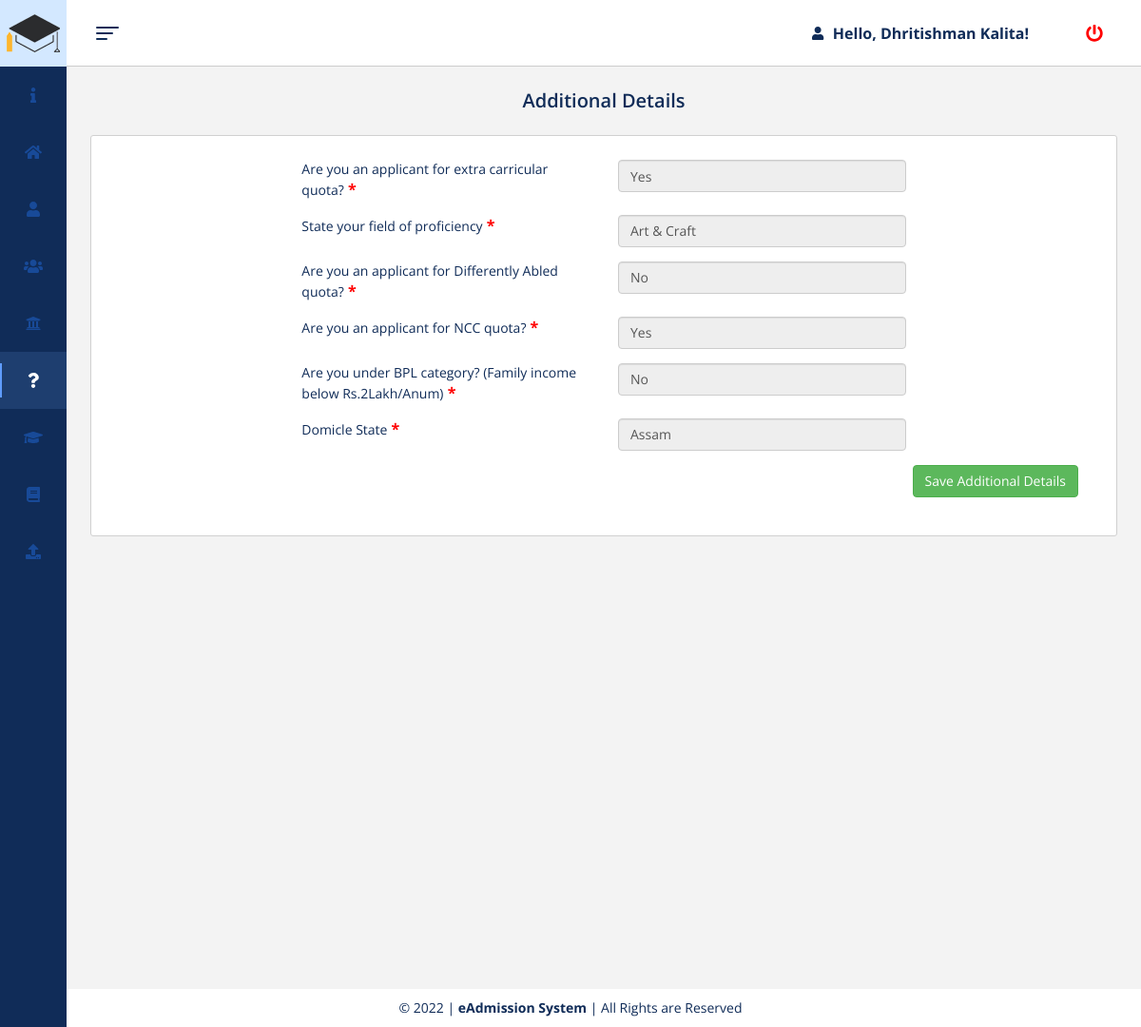
The page /additional-details.php (signed in) on the database its author committed.
### tables this page shows
CREATE TABLE `registration_details` (
  `s_id` int(11) NOT NULL,
  `s_name` varchar(50) DEFAULT NULL,
  `s_email` varchar(50) DEFAULT NULL,
  `s_phone` varchar(10) DEFAULT NULL,
  `s_password` varchar(50) DEFAULT NULL,
  `s_institute1` varchar(100) DEFAULT NULL,
  `s_institute2` varchar(100) DEFAULT NULL,
  `s_institute3` varchar(100) DEFAULT NULL,
  `s_stream` varchar(100) DEFAULT NULL,
  `s_course` varchar(100) DEFAULT NULL,
  `s_aplno1` varchar(20) DEFAULT NULL,
  `s_aplno2` varchar(20) DEFAULT NULL,
  `s_aplno3` varchar(20) DEFAULT NULL,
  `s_apldate` date DEFAULT NULL,
  `s_aplstatus1` int(11) DEFAULT 0,
  `s_aplstatus2` int(11) DEFAULT 0,
  `s_aplstatus3` int(11) DEFAULT 0,
  `s_status` int(11) NOT NULL DEFAULT 1
);

CREATE TABLE `additional_details` (
  `s_id` int(11) NOT NULL,
  `s_name` varchar(50) DEFAULT NULL,
  `s_extracarricularquota` varchar(50) DEFAULT NULL,
  `s_fieldofproficiency` varchar(50) DEFAULT NULL,
  `s_levelofproficiency` varchar(50) DEFAULT NULL,
  `s_differentlyabledquota` varchar(50) DEFAULT NULL,
  `s_nccquota` varchar(50) DEFAULT NULL,
  `s_resideinhostel` varchar(50) DEFAULT NULL,
  `s_bplcategory` varchar(50) DEFAULT NULL,
  `s_domiclestate` varchar(50) DEFAULT NULL
);

### additional-details.php (the view, shortened to what this page needs)
<?php
    require("connection.php");
    require("header.php");
    if(isset($_SESSION['s_id'])){
        $s_id = $_SESSION['s_id'];
    }
    else{
        ?>
        <script>
            window.location.href="logout.php";
        </script>
        <?php
    }
    $sql_registration = "SELECT * FROM registration_details WHERE `s_id` = '$s_id'";
    $result_registration = mysqli_query($connect, $sql_registration);
    $info_registration = mysqli_fetch_assoc($result_registration);
    $sql_additional = "SELECT * FROM additional_details WHERE `s_id` = '$s_id'";
    $result_additional = mysqli_query($connect, $sql_additional);
    $info_additional = mysqli_fetch_assoc($result_additional);
            ?>
<!DOCTYPE html>
<html lang="en">
<head>
    <link rel="stylesheet" href="https://cdnjs.cloudflare.com/ajax/libs/twitter-bootstrap/3.3.7/css/bootstrap.min.css">
    <link rel="stylesheet" href="https://cdnjs.cloudflare.com/ajax/libs/animate.css/3.5.2/animate.min.css">
    <link rel="stylesheet" href="css/additional-details.css">
</head>
<body class="sidebar-is-reduced">
  <header class="l-header">
    <div class="l-header__inner clearfix">
      <div class="c-header-icon js-hamburger">
        <div class="hamburger-toggle"><span class="bar-top"></span><span class="bar-mid"></span><span class="bar-bot"></span></div>
      </div>
      <div class="header-icons-group">
        <div class="user">
            <i class="fa fa-user" id="user"></i>
            <div class="username">Hello, <span><?php echo $info_registration['s_name']?></span>!</div>
        </div>
        <div class="c-header-icon logout">
          <i class="fa fa-power-off" style="color: red;" data-toggle="modal" data-target="#logoutModal"></i>
        </div>
      </div>
    </div>
  </header>
  <div class="l-sidebar">
    <div class="logo" style="background-color: #D3E8FF;">
      <div class="logo__txt">
          <img src="assets/icons/eadmission-icon.png" alt="eAdmission Logo">
      </div>
    </div>
    <div class="l-sidebar__content">
      <nav class="c-menu js-menu">
        <ul class="u-list">
          <a href="registration-details.php" style="text-decoration:none">
            <li class="c-menu__item" data-toggle="tooltip" title="Registration Details">
              <div class="c-menu__item__inner"><i class="fa fa-info"></i>
              </div>
            </li>
          </a>
          <a href="residential-details.php" style="text-decoration:none">
            <li class="c-menu__item has-submenu" data-toggle="tooltip" title="Residential Details">
              <div class="c-menu__item__inner"><i class="fa fa-home"></i>
              </div>
            </li>
          </a>
          <a href="personal-details.php" style="text-decoration:none">
            <li class="c-menu__item has-submenu" data-toggle="tooltip" title="Personal Details">
              <div class="c-menu__item__inner"><i class="fa fa-user"></i>
              </div>
            </li>
          </a>
          <a href="family-details.php" style="text-decoration:none">
            <li class="c-menu__item" data-toggle="tooltip" title="Family Details">
              <div class="c-menu__item__inner"><i class="fa fa-users"></i>
              </div>
            </li>
          </a>
          <a href="bank-details.php" style="text-decoration:none">
            <li class="c-menu__item" data-toggle="tooltip" title="Bank Details">
                <div class="c-menu__item__inner"><i class="fa fa-university"></i>
                </div>
            </li>
          </a>
          <a href="additional-details.php" style="text-decoration:none">
            <li class="c-menu__item is-active" data-toggle="tooltip" title="Additional Details">
              <div class="c-menu__item__inner"><i class="fa fa-question"></i>
              </div>
            </li>
          </a>
          <a href="academic-details.php" style="text-decoration:none">
            <li class="c-menu__item" data-toggle="tooltip" title="Academic Details">
              <div class="c-menu__item__inner"><i class="fa fa-graduation-cap"></i>
              </div>
            </li>
          </a>
          <a href="course-details.php" style="text-decoration:none">
            <li class="c-menu__item" data-toggle="tooltip" title="Course Details">
              <div class="c-menu__item__inner"><i class="fa fa-book"></i>
              </div>
            </li>
          </a>
          <a href="upload-documents.php" style="text-decoration:none">
            <li class="c-menu__item" data-toggle="tooltip" title="Upload Documents">
              <div class="c-menu__item__inner"><i class="fa fa-upload"></i>
              </div>
            </li>
          </a>
        </ul>
      </nav>
    </div>
  </div>
</body>
<main class="l-main">
  <div class="content-wrapper content-wrapper--with-bg">
    <h2 class="page-title">Additional Details</h2>
    <div class="page-content">
      <form action="additional-details.php" method="post" autocomplete="off">
        <div class="form-row col-md-12">
          <div class="form-group col-md-2">
          </div>
          <div class="form-group col-md-4">
            <span id="extracarricularquotaHelpline">Are you an applicant for extra carricular quota?<span style="color:red; font-weight:bold; font-size: medium;"> *</span></span>
          </div>
          <div class="form-group col-md-4">
              <?php if($info_additional['s_extracarricularquota'] == "") { ?>
              <select onChange="extracarricularquota(this.value)" class="form-control" type="text" name="s_extracarricularquota" required>
                <option value="" selected disabled>Select Answer</option>
                <option value="Yes">Yes</option>
                <option value="No">No</option>
              </select>
              <?php } else { ?>
                <input class="form-control" type="text" name="s_extracarricularquota" value="<?php echo $info_additional['s_extracarricularquota'] ?>" disabled>
              <?php } ?>
          </div>
          <div class="form-group col-md-2">
          </div>
        </div>
        <?php if($info_additional['s_fieldofproficiency'] != "") { ?>
        <div class="form-row col-md-12">
          <div class="form-group col-md-2">
          </div>
          <div class="form-group col-md-4">
            <span id="fieldofproficiencyHelpline">State your field of proficiency<span style="color:red; font-weight:bold; font-size: medium;"> *</span></span>
          </div>
          <div class="form-group col-md-4">
              <input class="form-control" type="text" value="<?php echo $info_additional['s_fieldofproficiency'] ?>" disabled>
          </div>
          <div class="form-group col-md-2">
          </div>
        </div>
        <?php } ?>
        <div class="form-row col-md-12">
          <div class="form-group col-md-2">
          </div>
          <div class="form-group col-md-4">
            <span id="differentlyabledquotaHelpline">Are you an applicant for Differently Abled quota?<span style="color:red; font-weight:bold; font-size: medium;"> *</span></span>
          </div>
          <div class="form-group col-md-4">
              <?php if($info_additional['s_differentlyabledquota'] == "") { ?>
              <select class="form-control" type="text" name="s_differentlyabledquota" required>
                <option value="" selected disabled>Select Answer</option>
                <option value="Yes">Yes</option>
                <option value="No">No</option>
              </select>
              <?php } else { ?>
              <input class="form-control" type="text" name="s_differentlyabledquota" value="<?php echo $info_additional['s_differentlyabledquota'] ?>" disabled>
              <?php } ?>
          </div>
          <div class="form-group col-md-2">
          </div>
        </div>
        <div class="form-row col-md-12">
          <div class="form-group col-md-2">
          </div>
          <div class="form-group col-md-4">
            <span id="nccquotaHelpline">Are you an applicant for NCC quota?<span style="color:red; font-weight:bold; font-size: medium;"> *</span></span>
          </div>
          <div class="form-group col-md-4">
              <?php if($info_additional['s_nccquota'] == "") { ?>
              <select class="form-control" type="text" name="s_nccquota" required>
                <option value="" selected disabled>Select Answer</option>
                <option value="Yes">Yes</option>
                <option value="No">No</option>
              </select>
              <?php } else { ?>
              <input class="form-control" type="text" name="s_nccquota" value="<?php echo $info_additional['s_nccquota'] ?>" disabled>
              <?php } ?>
          </div>
          <div class="form-group col-md-2">
          </div>
        </div>
        <div class="form-row col-md-12">
          <div class="form-group col-md-2">
          </div>
          <div class="form-group col-md-4">
            <span id="bplcategoryHelpline">Are you under BPL category? (Family income below Rs.2Lakh/Anum)<span style="color:red; font-weight:bold; font-size: medium;"> *</span></span>
          </div>
          <div class="form-group col-md-4">
              <?php if($info_additional['s_bplcategory'] == "") { ?>
              <select class="form-control" type="text" name="s_bplcategory" required>
                <option value="" selected disabled>Select Answer</option>
                <option value="Yes">Yes</option>
                <option value="No">No</option>
              </select>
              <?php } else { ?>
              <input class="form-control" type="text" name="s_bplcategory" value="<?php echo $info_additional['s_bplcategory'] ?>" disabled>
              <?php } ?>
          </div>
          <div class="form-group col-md-2">
          </div>
        </div>
        <div class="form-row col-md-12">
          <div class="form-group col-md-2">
          </div>
          <div class="form-group col-md-4">
            <span id="domiclestateHelpline">Domicle State<span style="color:red; font-weight:bold; font-size: medium;"> *</span></span>
          </div>
          <div class="form-group col-md-4">
              <?php if($info_additional['s_domiclestate'] == "") { ?>
              <select class="form-control" type="text" name="s_domiclestate" required>
                <option value="" selected disabled>Select Domicle State</option>
                <option value="Andra Pradesh">Andra Pradesh</option>
                <option value="Arunachal Pradesh">Arunachal Pradesh</option>
                <option value="Assam">Assam</option>
                <option value="Bihar">Bihar</option>
                <option value="Chhattisgarh">Chhattisgarh</option>
                <option value="Goa">Goa</option>
                <option value="Gujarat">Gujarat</option>
                <option value="Haryana">Haryana</option>
                <option value="Himachal Pradesh">Himachal Pradesh</option>
                <option value="Jammu and Kashmir">Jammu and Kashmir</option>
                <option value="Jharkhand">Jharkhand</option>
                <option value="Karnataka">Karnataka</option>
                <option value="Kerala">Kerala</option>
                <option value="Madya Pradesh">Madya Pradesh</option>
                <option value="Maharashtra">Maharashtra</option>
                <option value="Manipur">Manipur</option>
                <option value="Meghalaya">Meghalaya</option>
                <option value="Mizoram">Mizoram</option>
                <option value="Nagaland">Nagaland</option>
                <option value="Orissa">Orissa</option>
                <option value="Punjab">Punjab</option>
                <option value="Rajasthan">Rajasthan</option>
                <option value="Sikkim">Sikkim</option>
                <option value="Tamil Nadu">Tamil Nadu</option>
                <option value="Telangana">Telangana</option>
                <option value="Tripura">Tripura</option>
                <option value="Uttaranchal">Uttaranchal</option>
                <option value="Uttar Pradesh">Uttar Pradesh</option>
                <option value="West Bengal">West Bengal</option>
                <option value="Andaman and Nicobar Islands">Andaman and Nicobar Islands</option>
                <option value="Chandigarh">Chandigarh</option>
                <option value="Dadar and Nagar Haveli">Dadar and Nagar Haveli</option>
                <option value="Daman and Diu">Daman and Diu</option>
                <option value="Delhi">Delhi</option>
                <option value="Lakshadeep">Lakshadeep</option>
                <option value="Pondicherry">Pondicherry</option>
              </select>
              <?php } else { ?>
              <input class="form-control" type="text" name="s_domiclestate" value="<?php echo $info_additional['s_domiclestate'] ?>" disabled>
              <?php } ?>
          </div>
          <div class="form-group col-md-2">
          </div>
        </div>
        <div class="form-row">
          <div class="form-group col-md-12" style="text-align:right">
            <button type="submit" name="submit_additional_details" class="btn btn-success">Save Additional Details</button>
          </div>
        </div>
      </form>
    </div>
  </div>
</main>
<div class="footer">&copy; 2022 | <strong>eAdmission System</strong> | All Rights are Reserved</div>
</html>

### css/header.css (style rules this page uses)
.footer { position: absolute; right: 0; bottom: 0; left: 0; padding: 1rem; background-color: white; text-align: center; }

### rows shown on the page
registration_details: s_name "Dhritishman Kalita"
additional_details: s_extracarricularquota "Yes", s_fieldofproficiency "Art & Craft", s_differentlyabledquota "No", s_nccquota "Yes", s_bplcategory "No", s_domiclestate "Assam"
